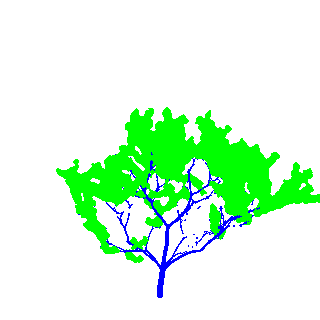
#> input picture TreeCreator/tree_recon/AppleMask.png, 320 x 320 px; its folder holds only this picture in this run
$ python tree_recon_axis.py
#> lines starting #> are read from the running program, lines starting #| are printed output that depends on the picture; after the words box and inside, x2 and y2 are one past the last pixel; in counts of white or black regions, pixels touching at a corner belong together
import os
import glob
import numpy as np
from scipy import ndimage
from skimage.morphology import medial_axis
import matplotlib.pyplot as plt

from skimage import io
from skimage import util

files = glob.glob('./tree_recon/**/skeleton.png', recursive=True)
for f in files:
	os.remove(f)
files = glob.glob('./tree_recon/**/*.png', recursive=True)
for f in files:
	image = io.imread(f)
#> image is the input picture: shape (320, 320, 3); mean R, G, B 213.2, 250.2, 218
	blue_channel = image[..., 1]
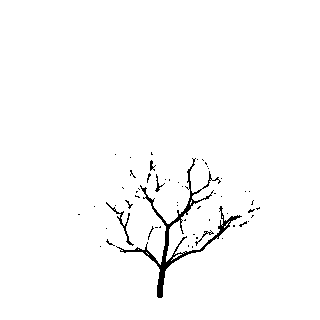
#> blue_channel: shape (320, 320); 98.1% white; black in thin lines or dots, all inside (x1, y1, x2, y2) = (78, 152, 260, 298)
	# Compute the medial axis (skeleton) and the distance transform
	skel, distance = medial_axis(util.invert(blue_channel), return_distance=True)
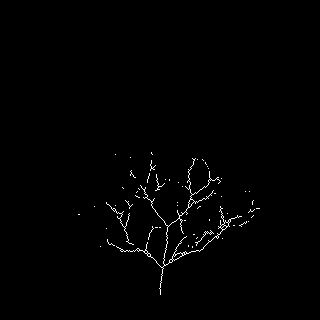
#> skel: shape (320, 320) bool; 0.85% white in thin lines or dots, all inside (x1, y1, x2, y2) = (78, 152, 260, 295)
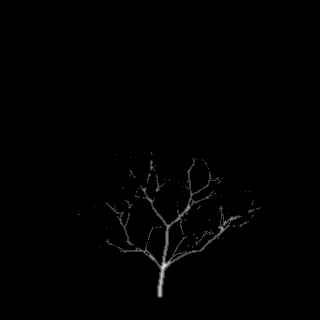
#> distance: shape (320, 320) float64; min 0, max 4.12, mean 0.0235; drawn with min black and max white

	io.imsave(f.replace('target', 'skeleton'), skel * distance)
